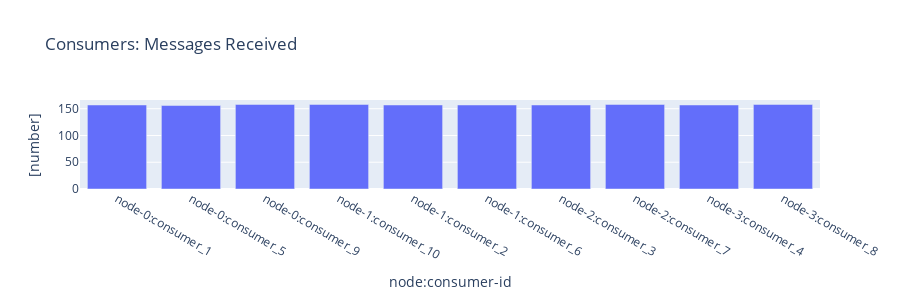

Notebook code for this chart:
### Code cell
if run.run_meta.getRuncSpecLoadIsIncluded():
    import pandas as pd
    import plotly.express as px

    consumer_messages_receieved_df = run_analytics.export_consumer_messages_received_as_dataframe()
    bar_chart = px.bar(consumer_messages_receieved_df, \
                        title='Consumers: Messages Received', \
                        labels={'messages_received': '[number]', 'consumer_names': 'node:consumer-id'}, x='consumer_names', y='messages_received',\
                        height=300)
    bar_chart.show()

### Figure 1 — Plotly figure (JSON) as saved in the notebook; plotly's stock layout.template omitted (floating-point values rounded to 4 significant figures)
{"data": [{"alignmentgroup": "True", "hovertemplate": "node:consumer-id=%{x}<br>[number]=%{y}<extra></extra>", "legendgroup": "", "marker": {"color": "#636efa"}, "name": "", "offsetgroup": "", "orientation": "v", "showlegend": false, "textposition": "auto", "type": "bar", "x": ["node-0:consumer_1", "node-0:consumer_5", "node-0:consumer_9", "node-1:consumer_10", "node-1:consumer_2", "node-1:consumer_6", "node-2:consumer_3", "node-2:consumer_7", "node-3:consumer_4", "node-3:consumer_8"], "xaxis": "x", "y": [157, 156, 158, 158, 157, 157, 157, 158, 157, 158], "yaxis": "y"}], "layout": {"barmode": "relative", "height": 300, "legend": {"tracegroupgap": 0}, "title": {"text": "Consumers: Messages Received"}, "xaxis": {"anchor": "y", "domain": [0, 1], "title": {"text": "node:consumer-id"}}, "yaxis": {"anchor": "x", "domain": [0, 1], "title": {"text": "[number]"}}}}
